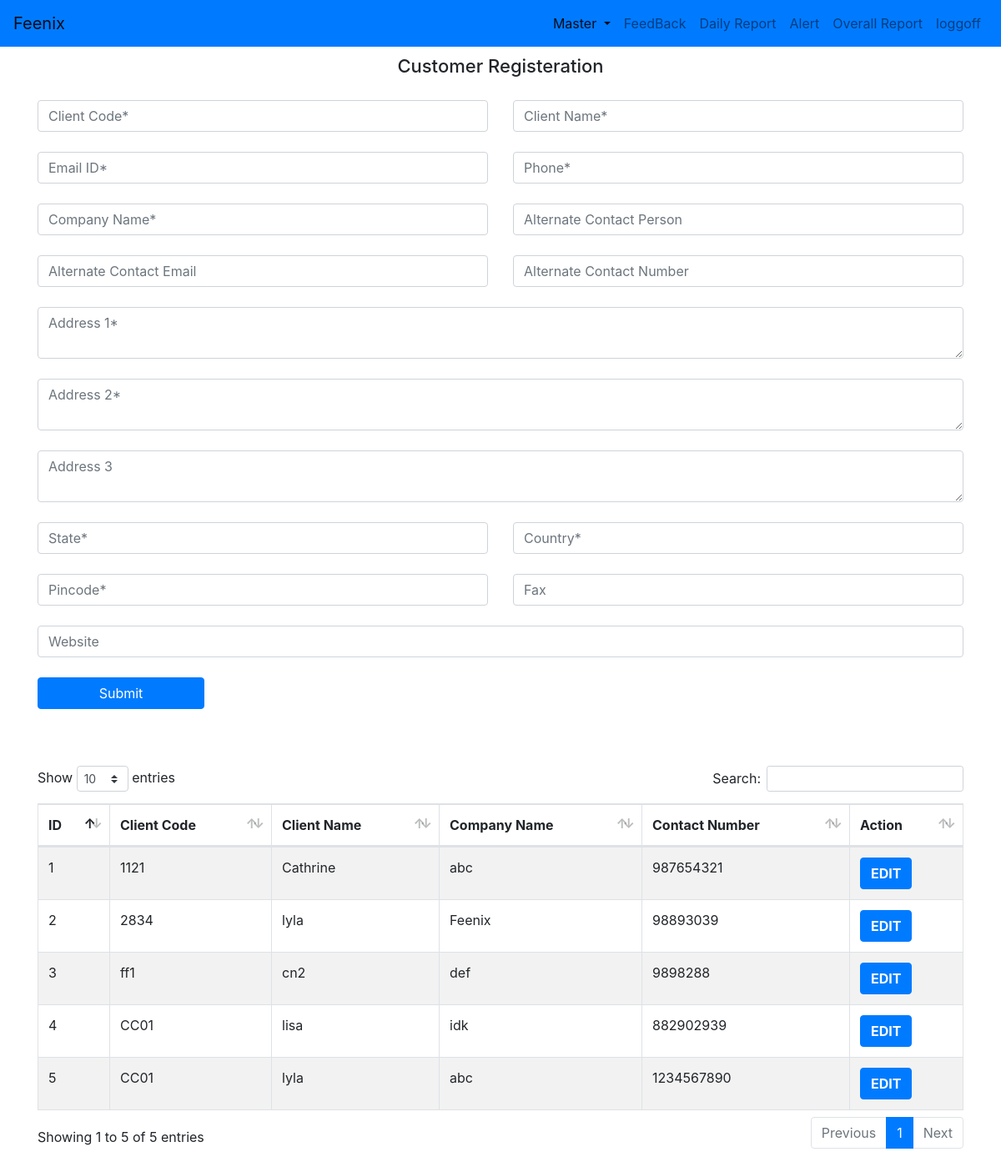
Screenshot of /Master/customer.php with the database file from the repository.
### tables this page shows
CREATE TABLE IF NOT EXISTS `customer` (
  `id` int(11) NOT NULL AUTO_INCREMENT,
  `client_code` varchar(10) NOT NULL,
  `company_name` varchar(20) NOT NULL,
  `client_name` varchar(20) NOT NULL,
  `email_id` varchar(20) NOT NULL,
  `phone` int(10) NOT NULL,
  `address1` varchar(50) NOT NULL,
  `address2` varchar(50) NOT NULL,
  `address3` varchar(50) NOT NULL,
  `alt_cname` varchar(20) NOT NULL,
  `alt_cnum` int(20) NOT NULL,
  `alt_cmail` varchar(20) NOT NULL,
  `state` varchar(20) NOT NULL,
  `country` varchar(20) NOT NULL,
  `pincode` int(6) NOT NULL,
  `fax` int(20) NOT NULL,
  `website` varchar(20) NOT NULL,
  PRIMARY KEY (`id`)
);

### Master/customer.php (the view, shortened to what this page needs)
<!DOCTYPE html>
<html lang="en">
<head>
   <link rel="stylesheet" href="../assets/bootstrap/css/bootstrap.min.css" type="text/css">
    <link rel="stylesheet" href="../assets/DataTable/dataTables.bootstrap4.min.css">
    <link rel="stylesheet" href="../style.css">
</head>
<body>
     <nav class="navbar navbar-expand-lg sticky-top navbar-light bg-primary">
        <a class="navbar-brand" href="#" >Feenix</a>
        <div class="collapse navbar-collapse" id="navbarNavDropdown">
          <ul class="navbar-nav ml-auto">
            <li class="nav-item dropdown active">
                <a class="nav-link dropdown-toggle" href="#" id="navbarDropdownMenuLink" role="button" data-toggle="dropdown" aria-haspopup="true" aria-expanded="false">
                  Master
                </a>
              </li>
            <li class="nav-item">
              <a class="nav-link" href="feedback.php">FeedBack <span class="sr-only">(current)</span></a>
            </li>
            <li class="nav-item">
              <a class="nav-link" href="dailyreport.php">Daily Report</a>
            </li>
            <li class="nav-item">
              <a class="nav-link" href="alert.php">Alert</a>
            </li>
            <li class="nav-item">
                <a class="nav-link" href="report.php">Overall Report</a>
              </li>
			  <li class="nav-item">
			  <a class="nav-link" href="login.php">loggoff
			  <span class="glyphicon glyphicon-off"></span> </a>
			  </li>
          </ul>
        </div>
      </nav>
    <div class = "container">
        <div class = "customer">
          <div class = "customer-form">
            <form name="customeregistration" action="" method="post">
                <h3>Customer Registeration</h3>
                <div class="row">
                  <div class="col">
                      <input type="text" class="form-control" name="cc" placeholder="Client Code*" required>
                  </div>
                  <div class="col">
                      <input type="text" class="form-control" name="cn" placeholder="Client Name*"  required>
                  </div>
                </div>
                <br />
                <div class="row">
                  <div class="col">
                      <input type="text" class="form-control" name="email" placeholder="Email ID*" required>
                  </div>
                  <div class="col">
                      <input type="number" class="form-control" name="ph" placeholder="Phone*" required>
                  </div>
                </div>
                <br />
                <div class="row">
                  <div class="col">
                      <input type="text" class="form-control" name="compname" placeholder="Company Name*" required>
                  </div>
                  <div class="col">
                      <input type="text" class="form-control" name="altcname" placeholder="Alternate Contact Person">
                  </div>
                </div>
                <br />
                <div class="row">
                  <div class="col">
                      <input type="text" class="form-control" name="altcmail" placeholder="Alternate Contact Email">
                  </div>
                  <div class="col">
                      <input type="number" class="form-control" name="altcnum" placeholder="Alternate Contact Number">
                  </div>
                </div>
                 <br />
                 <div class="row">
                   <div class="col">
                       <textarea type="text" row = "4" class="form-control" name="addr1" required placeholder="Address 1*"></textarea>
                   </div>
                 </div>
                 <br />
                 <div class="row">
                   <div class="col">
                    <textarea type="text" row = "4" class="form-control" name="addr2" required placeholder="Address 2*"></textarea>
                  </div>
                 </div>
                 <br />
                 <div class="row">
                   <div class="col">
                    <textarea type="text" row = "4" class="form-control" name="addr3" placeholder="Address 3"></textarea>
                  </div>
                 </div>
                <br />
                <div class="row">
                  <div class="col">
                      <input type="text" class="form-control" name="state" placeholder="State*" required>
                  </div>
                  <div class="col">
                      <input type="text" class="form-control" name="country" placeholder="Country*" required>
                  </div>
                </div>
                 <br />
                 <div class="row">
                   <div class="col">
                       <input type="number" class="form-control" name="pin" placeholder="Pincode*" required>
                   </div>
                   <div class="col">
                       <input type="text" class="form-control" name="fax" placeholder="Fax">
                   </div>
                 </div>
                  <br />
                  <div class="row">
                    <div class="col">
                        <input type="text" class="form-control" name="website" placeholder="Website">
                    </div>
                  </div>
                   <br />
                      <button type="submit" class="btn btn-primary submit">Submit</button>                     </div>
          </div>
		  <br />
          <br />
         <table id="example" class="table table-striped table-bordered" style="width:100%">
          <thead>
              <tr>
                  <th>ID</th>
                  <th>Client Code</th>
                  <th>Client Name</th>
                  <th>Company Name</th>
                  <th>Contact Number</th>
                  <th>Action</th>
              </tr>
          </thead>
          <tbody>
		  <?php
                            $conn = mysqli_connect("localhost","root","","fenix");
                            $sql = "SELECT * from customer";
                            $result =  $conn ->query($sql);
                             if( $result->num_rows > 0 ){
                                while ($row = $result ->fetch_assoc()) {
                                   echo "<tr><td>".$row["id"]."</td>"."<td>".$row["client_code"]."</td>"."<td>".$row["client_name"]."</td>"."<td>".$row["company_name"]."</td>"."<td>".$row["phone"]."</td>"."</td>";
 echo '<td><button type="button" class="btn btn-outline btn-primary data-toggle="modal" data-target="#myedit" ><b><font color="#fff"><a href="cuse.php?id=' . $row['id'] . '" style="color:white;">EDIT</a></b></button>';
                                   echo '</tr>';
                                }
                                 echo "</table>";
                             }
                             else{
                                echo "0 result";
                             }
                            ?>
              <br />
              <br />
            </div>
		  </body>
</html>

### style.css (style rules this page uses)
h3, h2 { padding: 20px; padding-top: 10px; text-align: center; font-size: 22px; }
.submit { width: 200px; margin-bottom: 20px; }

### rows the page displays
customer: id "1", client_code "1121", client_name "Cathrine", company_name "abc", phone "987654321"
customer: id "2", client_code "2834", client_name "lyla", company_name "Feenix", phone "98893039"
customer: id "3", client_code "ff1", client_name "cn2", company_name "def", phone "9898288"
customer: id "4", client_code "CC01", client_name "lisa", company_name "idk", phone "882902939"
customer: id "5", client_code "CC01", client_name "lyla", company_name "abc", phone "1234567890"
